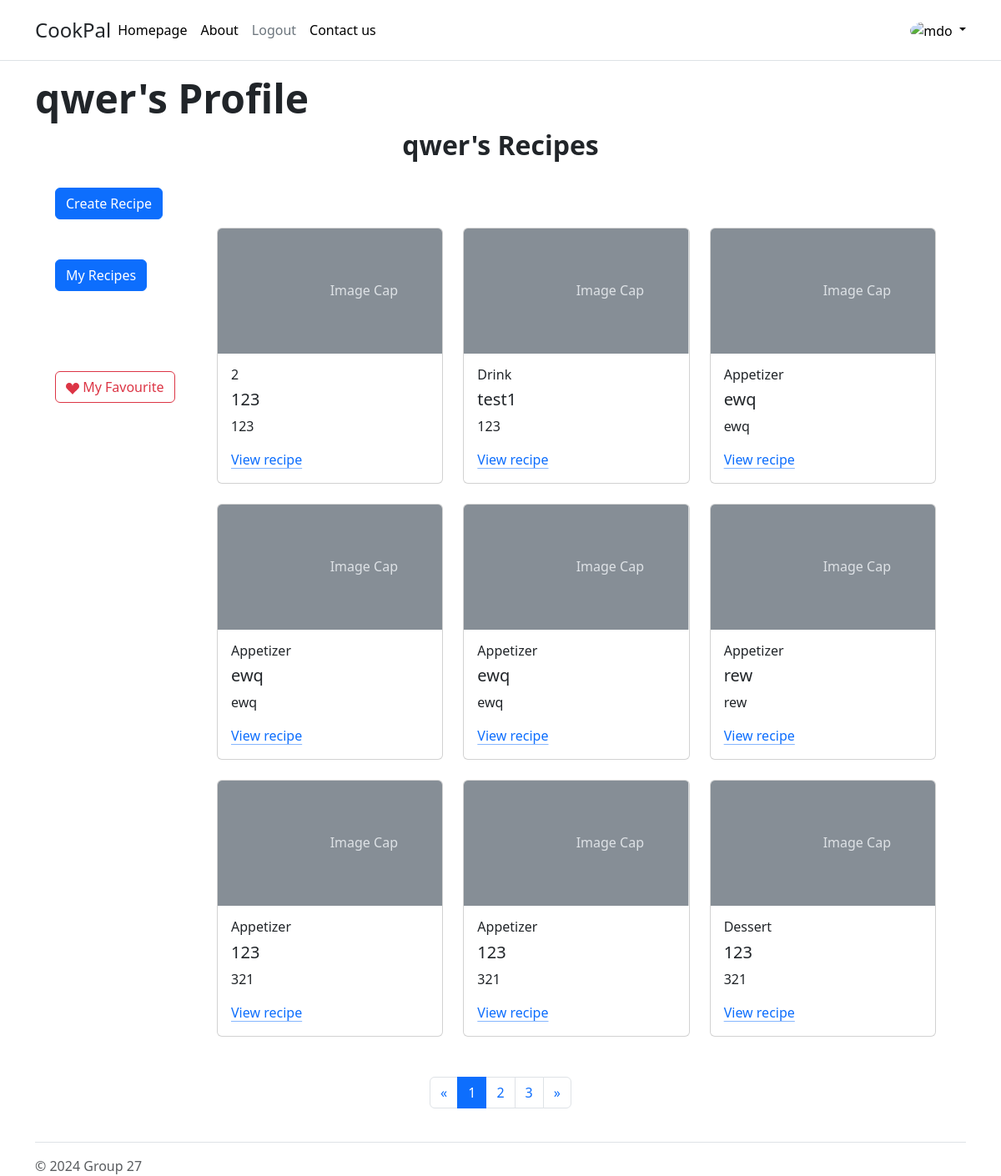
The page /profile/test/ (signed in) on the database its author committed.
### app/models.py (models this page shows, shortened)
class UserAccount(models.Model):
    user = models.OneToOneField(User, on_delete=models.CASCADE, unique=True)
    Email = models.CharField(max_length=30)
    PhoneNumber = models.CharField(max_length=30)
    Nickname = models.CharField(max_length=30)

class Recipe(models.Model):
    RecipeID = models.CharField(max_length=30, primary_key=True)
    User = models.ForeignKey(UserAccount,related_name="recipes", on_delete=models.CASCADE)
    Image = models.ImageField(upload_to='profile_images', blank=True)
    Title = models.CharField(max_length=50)
    Type = models.CharField(max_length=50)
    Origin = models.CharField(max_length=50)
    Ingredients = models.CharField(max_length=200)
    Instructions = models.CharField(max_length=500)
    PostDate = models.DateTimeField()
    UpdateDate = models.DateTimeField()

### app/views.py (the view, shortened to what this page needs)
# urls.py: path('profile/<username>/', views.ProfileView.as_view(), name='profile'),
class ProfileView(View):
    def get(self, request, username):
        print(username)
        user = User.objects.get(username=username)
        userAccount = UserAccount.objects.get(user=user)
        print(userAccount.Nickname)
        username = userAccount.Nickname
        email = userAccount.Email
        allRecipes = Recipe.objects.all()
        context = {"username": username,
                   "email": email,
                   "recipes": allRecipes}
        return render(request, 'app/profile.html', context=context)

### templates/app/profile.html (shortened to what this page needs)
{% extends 'app/base.html' %}
{% load staticfiles %}
{% block body_block %}
    <h1 class="display-5 fw-bold">{{ username }}'s Profile</h1>
    <div class="container h-100 d-flex justify-content-center align-items-center">
        <div class="row justify-content-center">
            <h2 class="display-8 fw-bold">{{ username }}'s Recipes</h2>
        </div>
    </div>
    <div class="container row align-items-md-stretch py-4">
        <div class="container d-flex flex-column col-md-2">
                   <form method="post" action="{% url 'app:profile' request.user.username %}">
            <button type="submit" class="btn btn-primary mb-5" value="create"
            name="button">
                Create Recipe
            </button>
            <button type="submit" class="btn btn-primary mb-5" value="myRecipes"
            name="button">
                My Recipes
            </button>
            <button type="submit" class="btn btn-outline-danger mt-5" id="favButton" value="favourite"
            name="button">
                <svg xmlns="http://www.w3.org/2000/svg" width="16" height="16" fill="currentColor" class="bi bi-suit-heart-fill" viewBox="0 0 16 16">
                    <path d="M4 1c2.21 0 4 1.755 4 3.92C8 2.755 9.79 1 12 1s4 1.755 4 3.92c0 3.263-3.234 4.414-7.608 9.608a.513.513 0 0 1-.784 0C3.234 9.334 0 8.183 0 4.92 0 2.755 1.79 1 4 1"></path>
                </svg>
                My Favourite
            </button>
        </div>
        {% if recipes %}
        <div class="container d-flex col-md-10 row mt-5">
        {% for recipe in recipes %}
            <div class="col-sm-6 col-lg-4 mb-4">
        <div class="card">
            <svg class="bd-placeholder-img card-img-top" width="100%" height="200%" xmlns="" role="img"
                 aria-label="placeholder: Image cap" preserveAspectRatio="xMidYMid slice" focusable="false">
                <text x="50%" y="50%" fill="#dee2e6" dy=".3em">Image Cap</text>
            </svg>
            <div class="card-body">
                <h6 class="card-recipe-type">{{ recipe.Type }}</h6>
                <h5 class="card-title">{{ recipe.Title }}</h5>
                <p class="card-text">
                    {{ recipe.Ingredients }}
                </p>
                <a href="{% url 'app:recipe'  recipe.RecipeID  %} " class="icon-link gap-1 icon-link-hover stretched-link">
                    View recipe
                </a>
            </div>
        </div>
    </div>
        {% endfor %}
        {% else %}
            <div class="col-sm-6 col-lg-4 mb-4">
        <strong>No recipes available</strong>
            </div>
        {% endif %}
        </div>
    </div>
    <div class="container col-md-12 d-flex justify-content-center">
        <nav aria-label="Page navigation">
            <ul class="pagination">
              <li class="page-item">
                <span class="page-link">&laquo;</span>
              </li>
              <li class="page-item active" aria-current="page">
                <span class="page-link">1</span>
              </li>
              <li class="page-item"><a class="page-link" href="#">2</a></li>
              <li class="page-item"><a class="page-link" href="#">3</a></li>
              <li class="page-item">
                <a class="page-link" href="#">&raquo;</a>
              </li>
            </ul>
        </nav>
    </div>
    <footer class="pt-3 mt-4 text-body-secondary border-top">
        © 2024 Group 27
    </footer>
 {% endblock %}

### rows shown on the page
UserAccount: Nickname "qwer"
Recipe: Type "2", Title "123", Ingredients "123"
Recipe: Type "Drink", Title "test1", Ingredients "123"
Recipe: Type "Appetizer", Title "ewq", Ingredients "ewq"
Recipe: Type "Appetizer", Title "ewq", Ingredients "ewq"
Recipe: Type "Appetizer", Title "ewq", Ingredients "ewq"
Recipe: Type "Appetizer", Title "rew", Ingredients "rew"
Recipe: Type "Appetizer", Title "123", Ingredients "321"
Recipe: Type "Appetizer", Title "123", Ingredients "321"
Recipe: Type "Dessert", Title "123", Ingredients "321"
